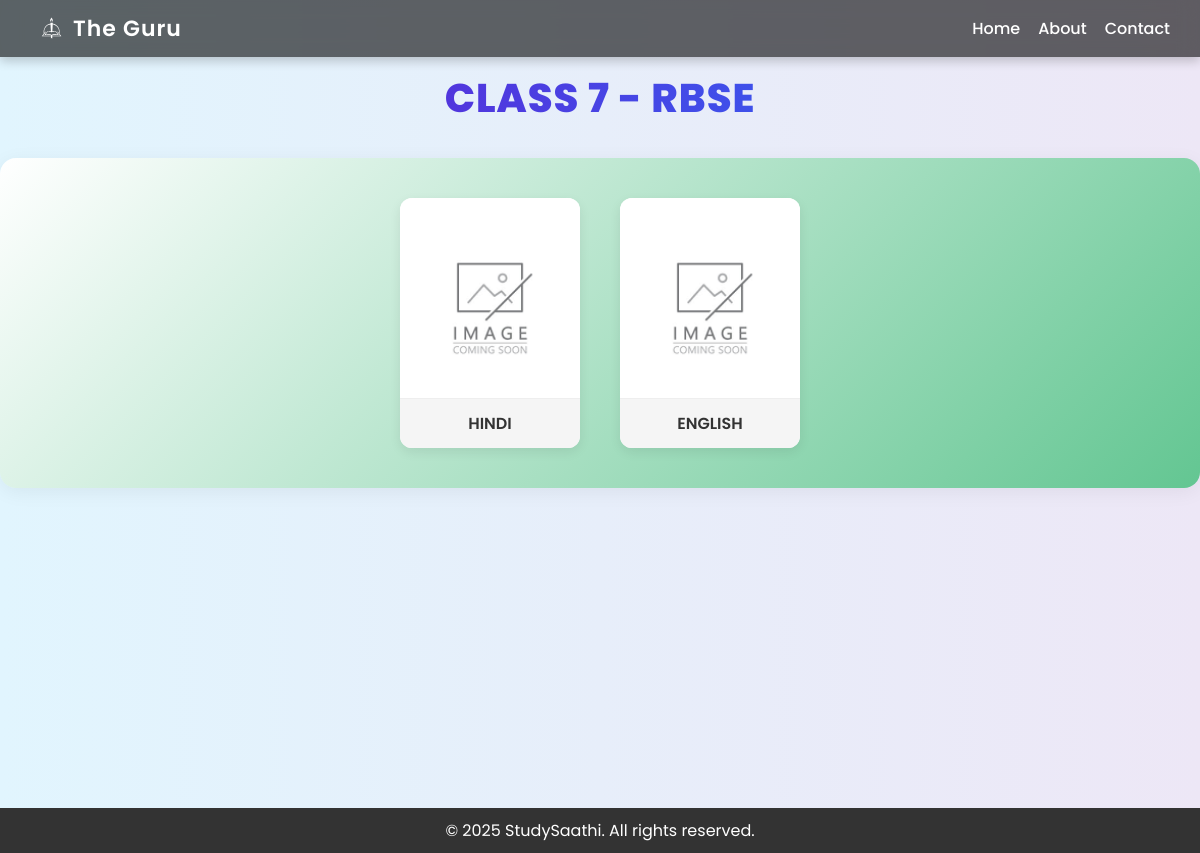
Screenshot of /class/2/heading/1/subjects/ with the database file from the repository.
### educational/models.py (models this page shows, shortened)
class ClassName(models.Model):
    name = models.CharField(max_length=255, unique=True)  # Unique class name
    image = models.ImageField(upload_to='cards/images/')
    card_color = models.CharField(max_length=7, default='#ffffff')  # Hex color code

class Heading(models.Model):
    title = models.CharField(max_length=255)
    underline = models.BooleanField(default=True)

class TitleClassSubject(models.Model):
    title_class = models.ForeignKey(TitleClass, on_delete=models.CASCADE, related_name='subjects')
    subject = models.ForeignKey(Subject, on_delete=models.CASCADE, related_name='title_class_subjects')
    image = models.ImageField(
        upload_to='title_class_subject_images/',
        default='title_class_subject_images/default.png',
        blank=True
    )
    class Meta:
        unique_together = ('title_class', 'subject')  # Prevent duplicate combinations

class Subject(models.Model):
    name = models.CharField(max_length=255, unique=True, null=True)  # Unique subject name

### educational/views.py (the view)
# urls.py: path('class/<int:class_id>/heading/<int:heading_id>/subjects/', views.subjects, name='subjects'),
def subjects(request, class_id, heading_id):
    class_obj = get_object_or_404(ClassName, id=class_id)
    heading = get_object_or_404(Heading, id=heading_id)
    title_class = get_object_or_404(TitleClass, title=heading, class_name=class_obj)
    subjects = TitleClassSubject.objects.filter(title_class=title_class)
    return render(request, 'educational/subjects.html', {'class_obj': class_obj, 'heading': heading, 'subjects': subjects})

### educational/templates/educational/subjects.html (shortened to what this page needs)
{% extends "educational/base.html" %}
{% load static %}
{% block extra_styles %}
    <link rel="stylesheet" href="{% static 'educational/css/subject.css' %}">
{% endblock %}
{% block navbar %}
    {% include "educational/navbar.html" %}
{% endblock %}
{% block content %}
    <center><h1>{{ class_obj.name }} - {{ heading.title }}</h1></center>
    <div class="resource-section" id="dark">
        <div class="container">
            <div class="subject-wrapper">
            <div class="row">
                {% for class_subject in subjects %}
                <div class="col-sm-2">
                    <div class="res-box">
                        <a href="{% url 'subject_detail' class_id=class_obj.id subject_id=class_subject.subject.id %}">
                            <img src="{{ class_subject.image.url }}" alt="{{ class_subject.subject.name }}">
                            <p>{{ class_subject.subject.name }}</p>
                        </a>
                    </div>
                </div>
                {% endfor %}
            </div>
        </div>
    </div>
    </div>
{% endblock %}

### educational/static/educational/css/base.css (style rules this page uses)
* { margin: 0; padding: 0; box-sizing: border-box; }
body { font-family: 'Poppins', sans-serif; background: linear-gradient(to right, #e1f5fe, #ede7f6); color: #333; }
html, body { overflow-x: hidden; overflow-y: auto; }
body { display: flex; flex-direction: column; min-height: calc(100vh - 100px); padding-top: 50px; }

### educational/static/educational/css/subject.css (style rules this page uses)
body, html { overflow-x: hidden; margin: 0; padding: 0; font-family: 'Segoe UI', Tahoma, Geneva, Verdana, sans-serif; background-color: #f0f2f5; }
h1 { margin: 10px; font-size: 2.5rem; text-align: center; font-weight: 800; background: linear-gradient(90deg, #6a11cb, #2575fc); -webkit-background-clip: text; -webkit-text-fill-color: transparent; margin-bottom: 30px; letter-spacing: 1px; text-transform: uppercase; animation: fadeInDown 0.8s ease-out; }
.subject-wrapper { max-width: 1200px; margin: 0 auto; padding: 30px 20px; background: linear-gradient(135deg, #ffffff, #63c692); border-radius: 16px; box-shadow: 0 4px 20px rgba(0, 0, 0, 0.06); transition: all 0.3s ease; }
.row { display: flex; flex-wrap: wrap; justify-content: center; gap: 20px; }
.col-sm-2 { flex: 1 1 160px; max-width: 200px; padding: 10px; box-sizing: border-box; transition: transform 0.3s ease; }
.res-box { background: #ffffff; border-radius: 12px; overflow: hidden; position: relative; display: flex; flex-direction: column; box-shadow: 0 4px 12px rgba(0, 0, 0, 0.08); transition: transform 0.3s ease, box-shadow 0.3s ease; }
.res-box img { width: 100%; height: 200px; object-fit: cover; display: block; transition: transform 0.3s ease-in-out; }
.res-box p { margin: 0; padding: 12px 8px; background: #f5f5f5; font-size: 16px; font-weight: 600; color: #333; text-align: center; flex-grow: 1; display: flex; align-items: center; justify-content: center; border-top: 1px solid #eee; }
.res-box a { text-decoration: none; color: inherit; display: flex; flex-direction: column; height: 100%; width: 100%; }

### educational/static/educational/css/navbar.css (style rules this page uses)
body { font-family: 'Poppins', sans-serif; padding-top: 57.6px; margin: 0; }

### rows the page displays
ClassName: name "CLASS 7"
Heading: title "RBSE"
TitleClassSubject: image (placeholder picture), subject.name "HINDI"
TitleClassSubject: image (placeholder picture), subject.name "ENGLISH"
